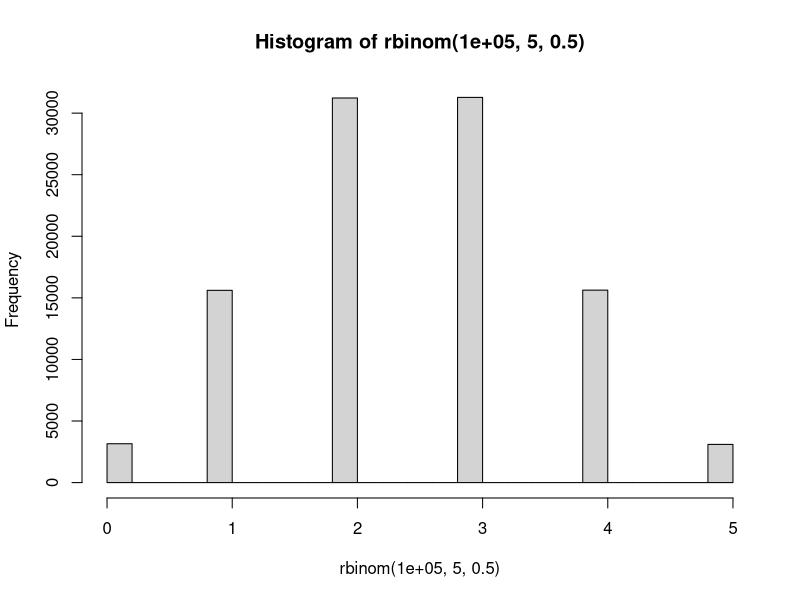
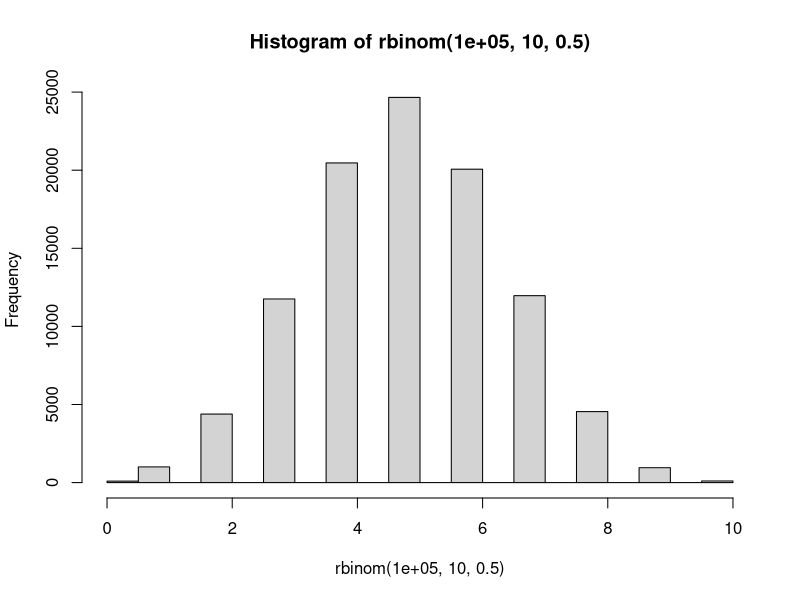
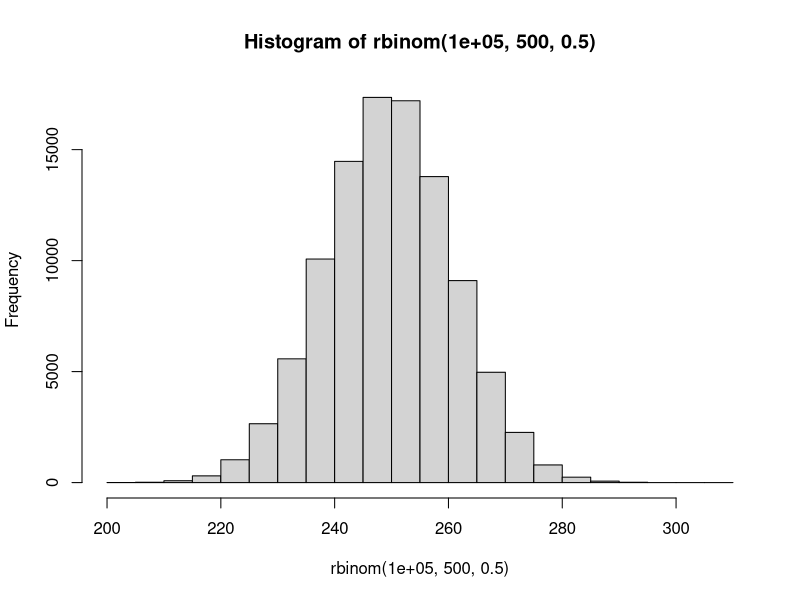

Reproduce these figures in R, in order. (Note: this script raises an error after producing the figures.)
## ---- chunk 1
knitr::opts_chunk$set(echo = TRUE)
## ---- chunk 2
set.seed(111)
rbinom(1, 1, 0.5)
## ---- chunk 3
set.seed(123)
rbinom(10, 1, 0.5)
## ---- chunk 4
set.seed(123)
rbinom(10, 10, 0.5)
## ---- chunk 5
results = rbinom(100000, 5, 0.5)
mean(results == 2)
## ---- chunk 6
dbinom(2, 5, 0.5)
## ---- chunk 7
hist(rbinom(100000, 5, 0.5))
## ---- chunk 8
hist(rbinom(100000, 10, 0.5))
## ---- chunk 9
hist(rbinom(100000, 500, 0.5))
## ---- chunk 10
rbinom(100000, 1000, 1/1000)
## ---- chunk 11
rpois(1000, 1)
## ---- chunk 12
dpois(3, 2)
## ---- chunk 13
library(dplyr)
val = data.frame(
  admission = c(rep("admitted", 35), rep("not_admitteted", 13)),
              race = c(rep("white", 21), rep("black", 14), rep("white", 3), rep("black", 10)))
val %>% 
  group_by(race) %>%
  summarize(admittedd_prop = mean(admission == "admitted"))
## ---- chunk 14
rep_sample_n <- function(tbl, size, replace = FALSE, reps = 1)
{
    n <- nrow(tbl)
    i <- unlist(replicate(reps, sample.int(n, size, replace = replace), 
                          simplify = FALSE))

    rep_tbl <- cbind(replicate = rep(1:reps,rep(size,reps)), tbl[i,])

    dplyr::group_by(rep_tbl, replicate)
}
# Sample the entire data frame 5 times
val %>%
  rep_sample_n(size = nrow(disc), reps = 5) 
## ---- chunk 15
# Shuffle the admission variable within replicate. 
val %>%
  rep_sample_n(size = nrow(val), reps = 5) %>%
  mutate(adm_perm = sample(admission)) 
## ---- chunk 16
# Create data frame of differences in admission rates
disc_perm <- val %>%
  rep_sample_n(size = nrow(disc), reps = 1000) %>%
  mutate(adm_perm = sample(admission))  %>%
  group_by(replicate, race) %>%
  summarize(prop_adm_perm = mean(adm_perm == "admitted"),
            prop_adm = mean(admission == "admitted")) %>%
  summarize(diff_perm = diff(prop_adm_perm),
            diff_orig = diff(prop_adm))  # white - black

library(ggplot2)
# Histogram of permuted differences
ggplot(disc_perm, aes(x = diff_perm)) + 
  geom_histogram(binwidth = 0.01) +
  geom_vline(aes(xintercept = diff_orig), col = "red")
## ---- chunk 17
disc_perm %>%
  summarize(q.05 = quantile(diff_perm, p = 0.05),
            q0.95 = quantile(diff_perm, p = 0.95))
